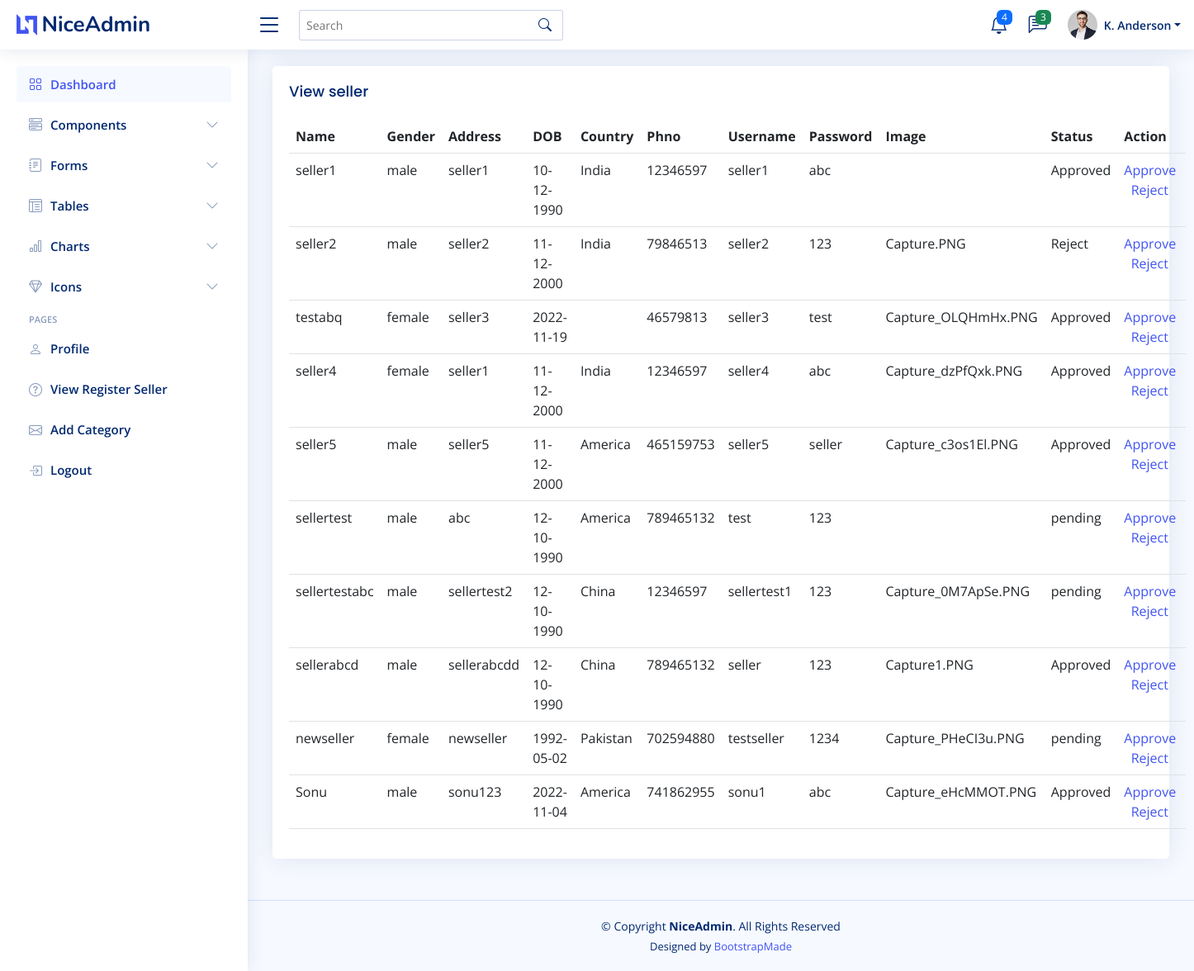
The page /viewRegisterSeller/ (signed in) on the database its author committed.
### seller/models.py (models this page shows)
class SellerModel(models.Model):
    Name=models.CharField(max_length=255)
    Gender=models.CharField(max_length=25)
    Address=models.CharField(max_length=500)
    DOB=models.CharField(max_length=50)
    Country=models.CharField(max_length=255)
    Phone=models.CharField(max_length=20)
    Username=models.CharField(max_length=255)
    Password=models.CharField(max_length=50)
    ImageFile=models.FileField()
    Status=models.CharField(max_length=10,default='pending')

### siteAdmin/views.py (the view)
# urls.py: path('viewRegisterSeller/',adminview.viewRegisterSeller,name='viewRegisterSeller'),
def viewRegisterSeller(request):
    admin=request.session['id']
    seller_db=SellerModel.objects.all()
    return render(request,'adminSellerView.html',{'viewSeller':seller_db})

### template/adminSellerView.html (shortened to what this page needs)
<!DOCTYPE html>
<html lang="en">
    {% extends "adminbase.html" %}
    {% block content %}
    <div class="card">
        <div class="card-body">
          <h5 class="card-title">View seller</h5>
          <table class="table table-hover">
            <thead>
              <tr>
                <th scope="col">Name</th>
                <th scope="col">Gender</th>
                <th scope="col">Address</th>
                <th scope="col">DOB</th>
                <th scope="col">Country</th>
                <th scope="col">Phno</th>
                <th scope="col">Username</th>
                <th scope="col">Password</th>
                <th scope="col">Image</th>
                <th scope="col">Status</th>
                <th scope="col">Action</th>
              </tr>
            </thead>
            <tbody>
                {%for seller in viewSeller%}
                <tr>
                    <td>{{seller.Name}}</td>
                    <td>{{seller.Gender}}</td>
                    <td>{{seller.Address}}</td>
                    <td>{{seller.DOB}}</td>
                    <td>{{seller.Country}}</td>
                    <td>{{seller.Phone}}</td>
                    <td>{{seller.Username}}</td>
                    <td>{{seller.Password}}</td>
                    <td>{{seller.ImageFile}}</td>
                    <td>{{seller.Status}}</td>
                    <td><a href="{%url 'sellerApprove' seller.id%}">Approve</a>&nbsp; &nbsp;
                    <a href="{%url 'sellerReject' seller.id%}">Reject</a></td>
                </tr>
                {%endfor%}
            </tbody>
          </table>
        </div>
      </div>
    {%endblock %}

### static/NiceAdmin/assets/css/style.css (style rules this page uses)
:root { scroll-behavior: smooth; }
body { font-family: "Open Sans", sans-serif; background: #f6f9ff; color: #444444; }
h1, h2, h3, h4, h5, h6 { font-family: "Nunito", sans-serif; }
.card { margin-bottom: 30px; border: none; border-radius: 5px; box-shadow: 0px 0 30px rgba(1, 41, 112, 0.1); }
.card-title { padding: 20px 0 15px 0; font-size: 18px; font-weight: 500; color: #012970; font-family: "Poppins", sans-serif; }
.card-body { padding: 0 20px 20px 20px; }

### rows shown on the page
SellerModel: Name "seller1", Gender "male", Address "seller1", DOB "10-12-1990", Country "India", Phone "12346597", Username "seller1", Password "abc", Status "Approved"
SellerModel: Name "seller2", Gender "male", Address "seller2", DOB "11-12-2000", Country "India", Phone "79846513", Username "seller2", Password "123", ImageFile "Capture.PNG", Status "Reject"
SellerModel: Name "testabq", Gender "female", Address "seller3", DOB "2022-11-19", Phone "46579813", Username "seller3", Password "test", ImageFile "Capture_OLQHmHx.PNG", Status "Approved"
SellerModel: Name "seller4", Gender "female", Address "seller1", DOB "11-12-2000", Country "India", Phone "12346597", Username "seller4", Password "abc", ImageFile "Capture_dzPfQxk.PNG", Status "Approved"
SellerModel: Name "seller5", Gender "male", Address "seller5", DOB "11-12-2000", Country "America", Phone "465159753", Username "seller5", Password "seller", ImageFile "Capture_c3os1El.PNG", Status "Approved"
SellerModel: Name "sellertest", Gender "male", Address "abc", DOB "12-10-1990", Country "America", Phone "789465132", Username "test", Password "123", Status "pending"
SellerModel: Name "sellertestabc", Gender "male", Address "sellertest2", DOB "12-10-1990", Country "China", Phone "12346597", Username "sellertest1", Password "123", ImageFile "Capture_0M7ApSe.PNG", Status "pending"
SellerModel: Name "sellerabcd", Gender "male", Address "sellerabcdd", DOB "12-10-1990", Country "China", Phone "789465132", Username "seller", Password "123", ImageFile "Capture1.PNG", Status "Approved"
SellerModel: Name "newseller", Gender "female", Address "newseller", DOB "1992-05-02", Country "Pakistan", Phone "702594880", Username "testseller", Password "1234", ImageFile "Capture_PHeCI3u.PNG", Status "pending"
SellerModel: Name "Sonu", Gender "male", Address "sonu123", DOB "2022-11-04", Country "America", Phone "741862955", Username "sonu1", Password "abc", ImageFile "Capture_eHcMMOT.PNG", Status "Approved"
